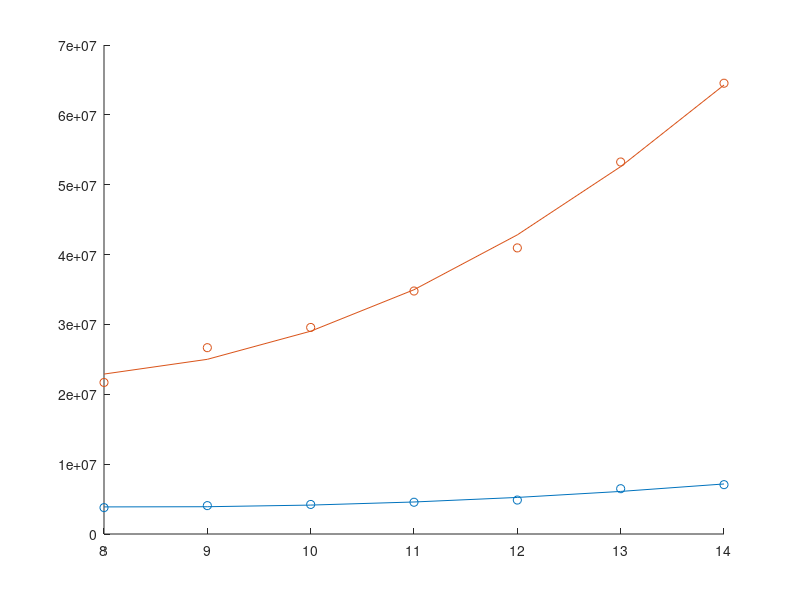

MATLAB code to generate this figure:
x=[08	09	10	11	12	13	14];
hongshuitouru=[3777256.48	4062319.08	4230416.28	4546044	4859728.1	6485843.72	7064288.48];
zongtouru=[21693150.9	26672829.07	29567386.55	34784157	40955924.57	53251654.87	64528249.26];
scatter(x,hongshuitouru);
hold on
h=1.042*10^5*x.*x-1.745*10^6*x+1.117*10^7;
plot(x,h)

scatter(x,zongtouru,'rx')
z=9.571*10^5*x.*x-1.416*10^7*x+7.492*10^7
plot(x,z)
% a=[0.17 	0.15 	0.14 	0.13 	0.12 	0.12 	0.11];

% scatter(x,a)
